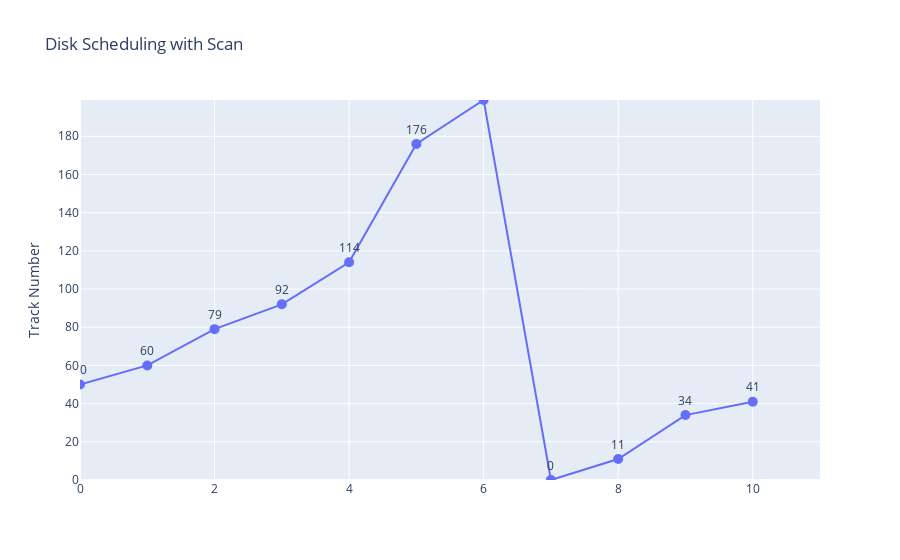

The notebook cell saved with this chart:
### Code cell
cscan(seq, init_head, max_track)

### Figure 1 — Plotly figure (JSON) as saved in the notebook; plotly's stock layout.template omitted (floating-point values rounded to 4 significant figures)
{"data": [{"marker": {"size": 10}, "mode": "lines+markers+text", "name": "Scatter Plot", "text": ["50", "60", "79", "92", "114", "176", "199", "0", "11", "34", "41"], "textposition": "top center", "type": "scatter", "x": [0, 1, 2, 3, 4, 5, 6, 7, 8, 9, 10, 11], "y": [50, 60, 79, 92, 114, 176, 199, 0, 11, 34, 41]}], "layout": {"autosize": true, "title": {"text": "Disk Scheduling with Scan"}, "xaxis": {"range": [0, 11], "title": {"text": " "}, "type": "linear"}, "yaxis": {"range": [0, 199], "title": {"text": "Track Number"}, "type": "linear"}}}
